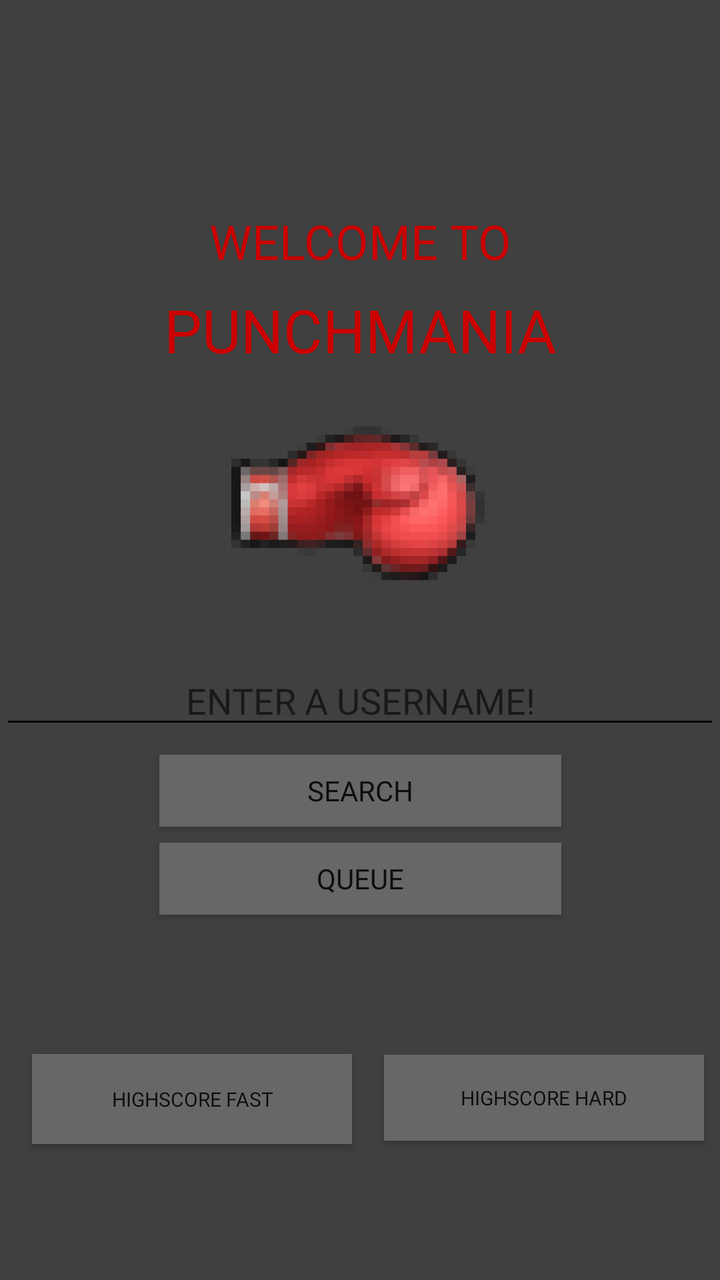
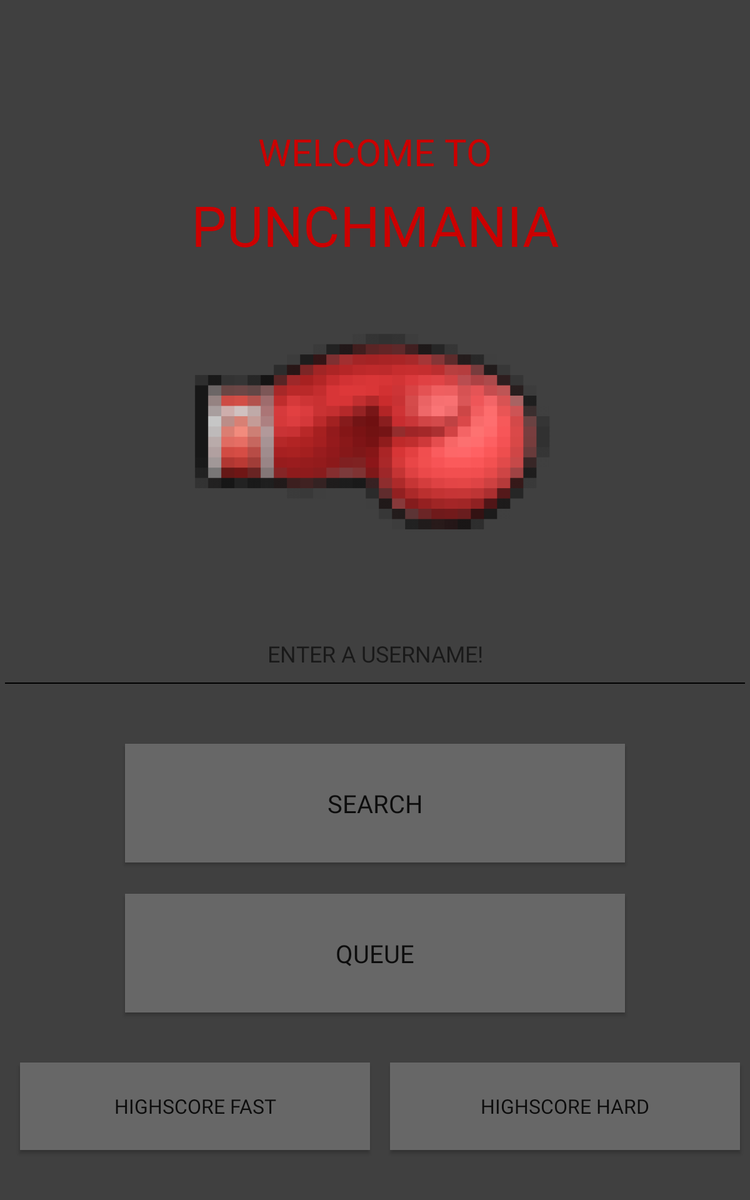

An Android layout and its configuration variant, each rendered on a device that would load it. The default file and the variant file are quoted in full after the pictures.
<!-- AndroidManifest.xml: application theme AppTheme -->
<!-- res/layout/activity_client.xml -->
<?xml version="1.0" encoding="utf-8"?>
<android.support.constraint.ConstraintLayout xmlns:android="http://schemas.android.com/apk/res/android"
    xmlns:app="http://schemas.android.com/apk/res-auto"
    xmlns:tools="http://schemas.android.com/tools"
    android:layout_width="match_parent"
    android:layout_height="match_parent"

    android:background="#404040"
    tools:context=".client"
    tools:layout_editor_absoluteY="81dp">

    <Button
        android:id="@+id/btnSearch"
        android:layout_width="201dp"
        android:layout_height="36dp"
        android:layout_marginEnd="8dp"
        android:layout_marginStart="8dp"
        android:layout_marginTop="8dp"
        android:background="#676767"
        android:fontFamily="@font/press_start_2p"
        android:text="@android:string/search_go"
        app:layout_constraintEnd_toEndOf="parent"
        app:layout_constraintStart_toStartOf="parent"
        app:layout_constraintTop_toBottomOf="@+id/enterNameEditText" />

    <Button
        android:id="@+id/btnViewHighScore"
        android:layout_width="0dp"
        android:layout_height="43dp"
        android:layout_marginBottom="8dp"
        android:layout_marginEnd="8dp"
        android:layout_marginStart="8dp"
        android:layout_marginTop="8dp"
        android:background="#676767"
        android:fontFamily="@font/press_start_2p"
        android:text="Highscore HARD"
        android:textSize="10sp"
        app:layout_constraintBottom_toBottomOf="parent"
        app:layout_constraintEnd_toEndOf="parent"
        app:layout_constraintStart_toEndOf="@+id/btnViewHSFast"
        app:layout_constraintTop_toBottomOf="@+id/btnViewQueue" />

    <Button
        android:id="@+id/btnViewQueue"
        android:layout_width="201dp"
        android:layout_height="36dp"
        android:layout_marginEnd="8dp"
        android:layout_marginStart="8dp"
        android:layout_marginTop="8dp"
        android:background="#676767"
        android:fontFamily="@font/press_start_2p"
        android:text="Queue"
        android:textSize="14sp"
        app:layout_constraintEnd_toEndOf="parent"
        app:layout_constraintStart_toStartOf="parent"
        app:layout_constraintTop_toBottomOf="@+id/btnSearch" />

    <EditText
        android:id="@+id/enterNameEditText"
        android:layout_width="match_parent"
        android:layout_height="wrap_content"
        android:layout_marginTop="8dp"
        android:backgroundTint="@android:color/black"
        android:fontFamily="@font/press_start_2p"
        android:hint="ENTER A USERNAME!"
        android:singleLine="true"
        android:textAlignment="center"
        android:textAllCaps="true"
        android:textColorLink="#505050"

        app:layout_constraintTop_toTopOf="@+id/guideline2" />

    <TextView
        android:id="@+id/welcome"
        android:layout_width="match_parent"
        android:layout_height="wrap_content"
        android:layout_marginBottom="8dp"
        android:fontFamily="@font/press_start_2p"
        android:text="WELCOME TO"
        android:textAlignment="center"
        android:textColor="@android:color/holo_red_dark"
        android:textSize="24sp"
        app:layout_constraintBottom_toTopOf="@+id/punchMania"
        app:layout_constraintEnd_toEndOf="parent"
        app:layout_constraintStart_toStartOf="parent" />

    <TextView
        android:id="@+id/punchMania"
        android:layout_width="match_parent"
        android:layout_height="wrap_content"
        android:layout_marginBottom="8dp"
        android:fontFamily="@font/press_start_2p"
        android:text="PUNCHMANIA"
        android:textAlignment="center"
        android:textColor="@android:color/holo_red_dark"
        android:textSize="30sp"
        app:layout_constraintBottom_toTopOf="@+id/btnPunch"
        app:layout_constraintEnd_toEndOf="parent"
        app:layout_constraintStart_toStartOf="parent" />

    <Button
        android:id="@+id/btnViewHSFast"
        android:layout_width="0dp"
        android:layout_height="45dp"
        android:layout_marginBottom="8dp"
        android:layout_marginEnd="8dp"
        android:layout_marginStart="16dp"
        android:layout_marginTop="8dp"
        android:background="#676767"
        android:fontFamily="@font/press_start_2p"
        android:text="HIGHSCORE FAST"
        android:textSize="10sp"
        app:layout_constraintBottom_toBottomOf="parent"
        app:layout_constraintEnd_toStartOf="@+id/btnViewHighScore"
        app:layout_constraintStart_toStartOf="parent"
        app:layout_constraintTop_toBottomOf="@+id/btnViewQueue"
        app:layout_constraintVertical_bias="0.507" />

    <Button
        android:id="@+id/btnPunch"
        android:layout_width="138dp"
        android:layout_height="119dp"
        android:layout_marginBottom="8dp"
        android:layout_marginEnd="8dp"
        android:layout_marginStart="8dp"
        android:background="@drawable/punching"
        app:layout_constraintBottom_toTopOf="@+id/guideline2"
        app:layout_constraintEnd_toEndOf="parent"
        app:layout_constraintStart_toStartOf="parent" />

    <android.support.constraint.Guideline
        android:id="@+id/guideline2"
        android:layout_width="wrap_content"
        android:layout_height="wrap_content"
        android:orientation="horizontal"
        app:layout_constraintGuide_percent="0.5" />


</android.support.constraint.ConstraintLayout>
<!-- resources referenced by this layout -->
<resources>
  <!-- drawable punching: png bitmap (drawable, 5186 bytes) -->
  <style name="AppTheme" parent="Theme.AppCompat.Light.NoActionBar">
          
          <item name="colorPrimary">#404040</item>
          <item name="colorPrimaryDark">#404040</item>
          <item name="android:navigationBarColor">#404040</item>
          <item name="android:windowContentOverlay">@null</item>
          <item name="colorAccent">@android:color/holo_red_dark</item>
      </style>
</resources>
<!-- res/layout-sw600dp/activity_client.xml (the repository's variant of the layout above) -->
<!-- drawn on a 7-inch tablet held upright -->
<?xml version="1.0" encoding="utf-8"?>
<android.support.constraint.ConstraintLayout xmlns:android="http://schemas.android.com/apk/res/android"
    xmlns:app="http://schemas.android.com/apk/res-auto"
    xmlns:tools="http://schemas.android.com/tools"
    android:layout_width="match_parent"
    android:layout_height="match_parent"
    android:focusable="true"
    android:focusableInTouchMode="true"
    android:background="#404040"
    tools:context=".client"
    tools:layout_editor_absoluteY="81dp">

    <Button
        android:id="@+id/btnSearch"
        android:layout_width="0dp"
        android:layout_height="0dp"
        android:layout_marginBottom="5dp"
        android:layout_marginEnd="100dp"
        android:layout_marginStart="100dp"
        android:layout_marginTop="40dp"
        android:background="#676767"
        android:fontFamily="@font/press_start_2p"
        android:text="@android:string/search_go"
        android:textSize="20sp"
        app:layout_constraintBottom_toTopOf="@+id/btnViewQueue"
        app:layout_constraintEnd_toEndOf="parent"
        app:layout_constraintStart_toStartOf="parent"
        app:layout_constraintTop_toBottomOf="@+id/enterNameEditText" />

    <Button
        android:id="@+id/btnViewHighScore"
        android:layout_width="0dp"
        android:layout_height="0dp"
        android:layout_marginBottom="40dp"
        android:layout_marginEnd="8dp"
        android:layout_marginStart="8dp"
        android:layout_marginTop="40dp"
        android:background="#676767"
        android:fontFamily="@font/press_start_2p"
        android:text="Highscore HARD"
        android:textSize="16sp"
        app:layout_constraintBottom_toBottomOf="parent"
        app:layout_constraintEnd_toEndOf="parent"
        app:layout_constraintStart_toEndOf="@+id/btnViewHSFast"
        app:layout_constraintTop_toBottomOf="@+id/btnViewQueue" />

    <Button
        android:id="@+id/btnViewQueue"
        android:layout_width="0dp"
        android:layout_height="0dp"
        android:layout_marginBottom="150dp"
        android:layout_marginEnd="100dp"
        android:layout_marginStart="100dp"
        android:layout_marginTop="20dp"
        android:background="#676767"
        android:fontFamily="@font/press_start_2p"
        android:text="Queue"
        android:textSize="20sp"
        app:layout_constraintBottom_toBottomOf="parent"
        app:layout_constraintEnd_toEndOf="parent"
        app:layout_constraintHorizontal_bias="0.501"
        app:layout_constraintStart_toStartOf="parent"
        app:layout_constraintTop_toBottomOf="@+id/btnSearch" />

    <EditText
        android:id="@+id/enterNameEditText"
        android:layout_width="match_parent"
        android:layout_height="67dp"
        android:layout_marginTop="8dp"
        android:backgroundTint="@android:color/black"
        android:fontFamily="@font/press_start_2p"
        android:hint="ENTER A USERNAME!"
        android:singleLine="true"
        android:textAlignment="center"
        android:textAllCaps="true"
        android:textColorLink="#505050"
        app:layout_constraintTop_toTopOf="@+id/guideline2" />

    <TextView
        android:id="@+id/welcome"
        android:layout_width="match_parent"
        android:layout_height="wrap_content"
        android:layout_marginBottom="8dp"
        android:fontFamily="@font/press_start_2p"
        android:text="WELCOME TO"
        android:textAlignment="center"
        android:textColor="@android:color/holo_red_dark"
        android:textSize="30sp"
        app:layout_constraintBottom_toTopOf="@+id/punchMania"
        app:layout_constraintEnd_toEndOf="parent"
        app:layout_constraintStart_toStartOf="parent" />

    <TextView
        android:id="@+id/punchMania"
        android:layout_width="match_parent"
        android:layout_height="wrap_content"
        android:layout_marginBottom="16dp"
        android:fontFamily="@font/press_start_2p"
        android:text="PUNCHMANIA"
        android:textAlignment="center"
        android:textColor="@android:color/holo_red_dark"
        android:textSize="45sp"
        app:layout_constraintBottom_toTopOf="@+id/btnPunch"
        app:layout_constraintEnd_toEndOf="parent"
        app:layout_constraintStart_toStartOf="parent" />

    <Button
        android:id="@+id/btnViewHSFast"
        android:layout_width="0dp"
        android:layout_height="0dp"
        android:layout_marginBottom="40dp"
        android:layout_marginEnd="8dp"
        android:layout_marginStart="16dp"
        android:layout_marginTop="40dp"
        android:background="#676767"
        android:fontFamily="@font/press_start_2p"
        android:text="HIGHSCORE FAST"
        android:textSize="16sp"
        app:layout_constraintBottom_toBottomOf="parent"
        app:layout_constraintEnd_toStartOf="@+id/btnViewHighScore"
        app:layout_constraintStart_toStartOf="parent"
        app:layout_constraintTop_toBottomOf="@+id/btnViewQueue"
        app:layout_constraintVertical_bias="0.507" />

    <Button
        android:id="@+id/btnPunch"
        android:layout_width="309dp"
        android:layout_height="242dp"
        android:layout_marginBottom="12dp"
        android:layout_marginEnd="8dp"
        android:layout_marginStart="8dp"
        android:background="@drawable/punching"
        app:layout_constraintBottom_toTopOf="@+id/guideline2"
        app:layout_constraintEnd_toEndOf="parent"
        app:layout_constraintStart_toStartOf="parent" />

    <android.support.constraint.Guideline
        android:id="@+id/guideline2"
        android:layout_width="wrap_content"
        android:layout_height="wrap_content"
        android:orientation="horizontal"
        app:layout_constraintGuide_percent="0.5" />


</android.support.constraint.ConstraintLayout>
